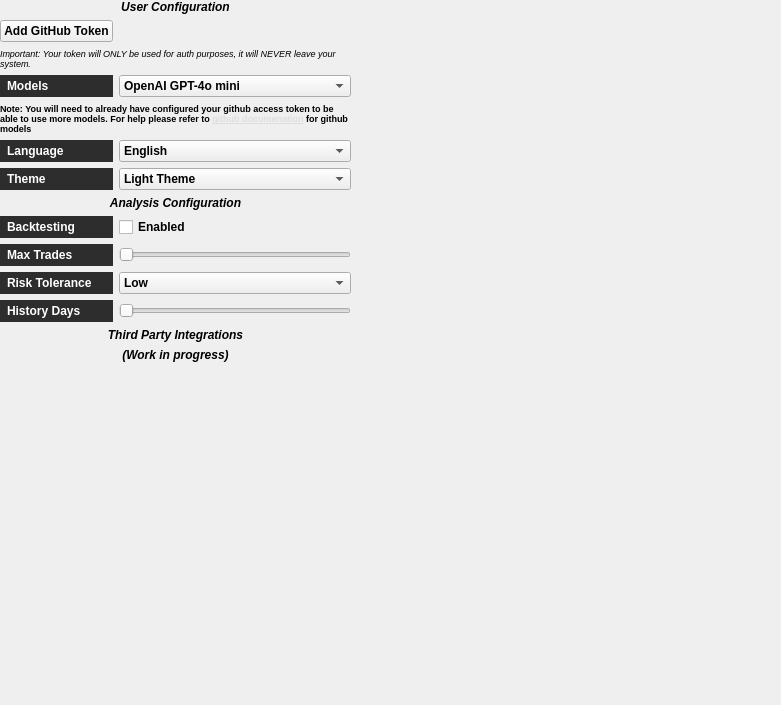
<?xml version="1.0" encoding="UTF-8"?>
<ui version="4.0">
 <class>Form</class>
 <widget class="QWidget" name="Form">
  <property name="geometry">
   <rect>
    <x>0</x>
    <y>0</y>
    <width>781</width>
    <height>705</height>
   </rect>
  </property>
  <property name="font">
   <font>
    <italic>false</italic>
    <bold>true</bold>
    <underline>false</underline>
    <strikeout>false</strikeout>
   </font>
  </property>
  <property name="windowTitle">
   <string>Form</string>
  </property>
  <widget class="QWidget" name="gridLayoutWidget">
   <property name="geometry">
    <rect>
     <x>0</x>
     <y>0</y>
     <width>351</width>
     <height>701</height>
    </rect>
   </property>
   <layout class="QGridLayout" name="gridLayout">
    <item row="20" column="2" colspan="2">
     <widget class="QLabel" name="label_12">
      <property name="font">
       <font>
        <italic>false</italic>
        <bold>true</bold>
        <underline>false</underline>
        <strikeout>false</strikeout>
        <kerning>false</kerning>
       </font>
      </property>
      <property name="text">
       <string>&lt;html&gt;&lt;head/&gt;&lt;body&gt;&lt;p align=&quot;center&quot;&gt;&lt;span style=&quot; font-style:italic;&quot;&gt;Third Party Integrations&lt;/span&gt;&lt;/p&gt;&lt;/body&gt;&lt;/html&gt;</string>
      </property>
      <property name="textFormat">
       <enum>Qt::TextFormat::RichText</enum>
      </property>
     </widget>
    </item>
    <item row="16" column="2">
     <widget class="QLabel" name="label_9">
      <property name="styleSheet">
       <string notr="true">color: #FFFFFF;
background-color: #2D2D2D;
padding: 4px;</string>
      </property>
      <property name="text">
       <string>Max Trades</string>
      </property>
     </widget>
    </item>
    <item row="17" column="2">
     <widget class="QLabel" name="label_10">
      <property name="styleSheet">
       <string notr="true">color: #FFFFFF;
background-color: #2D2D2D;
padding: 4px;</string>
      </property>
      <property name="text">
       <string>Risk Tolerance</string>
      </property>
     </widget>
    </item>
    <item row="7" column="2">
     <widget class="QLabel" name="label_2">
      <property name="styleSheet">
       <string notr="true">color: #FFFFFF;
background-color: #2D2D2D;
padding: 4px;</string>
      </property>
      <property name="text">
       <string>Language</string>
      </property>
     </widget>
    </item>
    <item row="16" column="3">
     <widget class="QSlider" name="Max_Trades">
      <property name="font">
       <font>
        <italic>false</italic>
        <bold>true</bold>
        <underline>false</underline>
        <strikeout>false</strikeout>
       </font>
      </property>
      <property name="toolTip">
       <string>Max trades the user wants to analyze</string>
      </property>
      <property name="minimum">
       <number>1</number>
      </property>
      <property name="maximum">
       <number>100</number>
      </property>
      <property name="orientation">
       <enum>Qt::Orientation::Horizontal</enum>
      </property>
      <property name="invertedAppearance">
       <bool>false</bool>
      </property>
      <property name="tickPosition">
       <enum>QSlider::TickPosition::NoTicks</enum>
      </property>
     </widget>
    </item>
    <item row="1" column="2" colspan="2">
     <widget class="QLabel" name="label_7">
      <property name="font">
       <font>
        <italic>false</italic>
        <bold>true</bold>
        <underline>false</underline>
        <strikeout>false</strikeout>
        <kerning>false</kerning>
       </font>
      </property>
      <property name="text">
       <string>&lt;html&gt;&lt;head/&gt;&lt;body&gt;&lt;p align=&quot;center&quot;&gt;&lt;span style=&quot; font-style:italic;&quot;&gt;User Configuration&lt;/span&gt;&lt;/p&gt;&lt;/body&gt;&lt;/html&gt;</string>
      </property>
      <property name="textFormat">
       <enum>Qt::TextFormat::RichText</enum>
      </property>
     </widget>
    </item>
    <item row="13" column="2" colspan="2">
     <widget class="QLabel" name="label_6">
      <property name="font">
       <font>
        <italic>false</italic>
        <bold>true</bold>
        <underline>false</underline>
        <strikeout>false</strikeout>
        <kerning>false</kerning>
       </font>
      </property>
      <property name="text">
       <string>&lt;html&gt;&lt;head/&gt;&lt;body&gt;&lt;p align=&quot;center&quot;&gt;&lt;span style=&quot; font-style:italic;&quot;&gt;Analysis Configuration&lt;/span&gt;&lt;/p&gt;&lt;/body&gt;&lt;/html&gt;</string>
      </property>
      <property name="textFormat">
       <enum>Qt::TextFormat::RichText</enum>
      </property>
     </widget>
    </item>
    <item row="4" column="2">
     <widget class="QLabel" name="label">
      <property name="font">
       <font>
        <italic>false</italic>
        <bold>true</bold>
        <underline>false</underline>
        <strikeout>false</strikeout>
       </font>
      </property>
      <property name="mouseTracking">
       <bool>false</bool>
      </property>
      <property name="styleSheet">
       <string notr="true">color: #FFFFFF;
background-color: #2D2D2D;
padding: 4px;</string>
      </property>
      <property name="text">
       <string>Models</string>
      </property>
     </widget>
    </item>
    <item row="15" column="2">
     <widget class="QLabel" name="label_8">
      <property name="styleSheet">
       <string notr="true">color: #FFFFFF;
background-color: #2D2D2D;
padding: 4px;</string>
      </property>
      <property name="text">
       <string>Backtesting</string>
      </property>
     </widget>
    </item>
    <item row="3" column="2" colspan="2">
     <widget class="QLabel" name="label_4">
      <property name="font">
       <font>
        <italic>false</italic>
        <underline>false</underline>
        <strikeout>false</strikeout>
        <fontweight>Light</fontweight>
       </font>
      </property>
      <property name="text">
       <string>&lt;html&gt;&lt;head/&gt;&lt;body&gt;&lt;p&gt;&lt;span style=&quot; font-size:7pt; font-weight:400; font-style:italic;&quot;&gt;Important: Your token will ONLY be used for auth purposes, it will NEVER leave your system.&lt;/span&gt;&lt;/p&gt;&lt;/body&gt;&lt;/html&gt;</string>
      </property>
      <property name="textFormat">
       <enum>Qt::TextFormat::RichText</enum>
      </property>
      <property name="wordWrap">
       <bool>true</bool>
      </property>
     </widget>
    </item>
    <item row="18" column="3">
     <widget class="QSlider" name="Max_Trades_2">
      <property name="minimum">
       <number>1</number>
      </property>
      <property name="maximum">
       <number>365</number>
      </property>
      <property name="orientation">
       <enum>Qt::Orientation::Horizontal</enum>
      </property>
     </widget>
    </item>
    <item row="18" column="2">
     <widget class="QLabel" name="label_11">
      <property name="styleSheet">
       <string notr="true">color: #FFFFFF;
background-color: #2D2D2D;
padding: 4px;</string>
      </property>
      <property name="text">
       <string>History Days</string>
      </property>
     </widget>
    </item>
    <item row="15" column="3">
     <widget class="QCheckBox" name="checkBox">
      <property name="text">
       <string>Enabled</string>
      </property>
      <property name="checked">
       <bool>false</bool>
      </property>
     </widget>
    </item>
    <item row="9" column="3">
     <widget class="QComboBox" name="comboBox_3">
      <item>
       <property name="text">
        <string>Light Theme</string>
       </property>
      </item>
      <item>
       <property name="text">
        <string>Night Theme</string>
       </property>
      </item>
     </widget>
    </item>
    <item row="21" column="2" colspan="2">
     <widget class="QLabel" name="label_13">
      <property name="font">
       <font>
        <italic>false</italic>
        <underline>false</underline>
        <strikeout>false</strikeout>
        <fontweight>Light</fontweight>
       </font>
      </property>
      <property name="text">
       <string>&lt;html&gt;&lt;head/&gt;&lt;body&gt;&lt;p align=&quot;center&quot;&gt;&lt;span style=&quot; font-style:italic;&quot;&gt;(Work in progress)&lt;/span&gt;&lt;/p&gt;&lt;/body&gt;&lt;/html&gt;</string>
      </property>
     </widget>
    </item>
    <item row="9" column="2">
     <widget class="QLabel" name="label_5">
      <property name="styleSheet">
       <string notr="true">color: #FFFFFF;
background-color: #2D2D2D;
padding: 4px;</string>
      </property>
      <property name="text">
       <string>Theme</string>
      </property>
     </widget>
    </item>
    <item row="6" column="2" colspan="2">
     <widget class="QLabel" name="label_3">
      <property name="font">
       <font>
        <italic>false</italic>
        <underline>false</underline>
        <strikeout>false</strikeout>
        <stylestrategy>PreferDefault</stylestrategy>
        <fontweight>Light</fontweight>
       </font>
      </property>
      <property name="frameShadow">
       <enum>QFrame::Shadow::Plain</enum>
      </property>
      <property name="text">
       <string>&lt;html&gt;&lt;head/&gt;&lt;body&gt;&lt;p&gt;&lt;span style=&quot; font-size:7pt;&quot;&gt;Note: You will need to already have configured your github access token to be able to use more models. For help please refer to &lt;/span&gt;&lt;a href=&quot;https://docs.github.com/en/github-models/prototyping-with-ai-models#experimenting-with-ai-models-in-the-playground&quot;&gt;&lt;span style=&quot; font-size:7pt; text-decoration: underline; color:#dfdedc;&quot;&gt;github documenation&lt;/span&gt;&lt;/a&gt;&lt;span style=&quot; font-size:7pt;&quot;&gt; for github models&lt;/span&gt;&lt;/p&gt;&lt;/body&gt;&lt;/html&gt;</string>
      </property>
      <property name="textFormat">
       <enum>Qt::TextFormat::RichText</enum>
      </property>
      <property name="scaledContents">
       <bool>false</bool>
      </property>
      <property name="wordWrap">
       <bool>true</bool>
      </property>
     </widget>
    </item>
    <item row="2" column="3">
     <widget class="QLabel" name="label_14">
      <property name="text">
       <string/>
      </property>
     </widget>
    </item>
    <item row="17" column="3">
     <widget class="QComboBox" name="comboBox_4">
      <property name="editable">
       <bool>false</bool>
      </property>
      <item>
       <property name="text">
        <string>Low</string>
       </property>
      </item>
      <item>
       <property name="text">
        <string>High</string>
       </property>
      </item>
      <item>
       <property name="text">
        <string>Moderate</string>
       </property>
      </item>
     </widget>
    </item>
    <item row="22" column="2">
     <spacer name="verticalSpacer">
      <property name="orientation">
       <enum>Qt::Orientation::Vertical</enum>
      </property>
      <property name="sizeType">
       <enum>QSizePolicy::Policy::MinimumExpanding</enum>
      </property>
      <property name="sizeHint" stdset="0">
       <size>
        <width>20</width>
        <height>40</height>
       </size>
      </property>
     </spacer>
    </item>
    <item row="4" column="3">
     <widget class="QComboBox" name="comboBox">
      <item>
       <property name="text">
        <string>OpenAI GPT-4o mini</string>
       </property>
      </item>
      <item>
       <property name="text">
        <string>OpenAI GPT-4o</string>
       </property>
      </item>
      <item>
       <property name="text">
        <string>OpenAI o1-mini</string>
       </property>
      </item>
      <item>
       <property name="text">
        <string>OpenAI o1-preview</string>
       </property>
      </item>
      <item>
       <property name="text">
        <string>Open AI o1</string>
       </property>
      </item>
      <item>
       <property name="text">
        <string>Open AI o3-mini</string>
       </property>
      </item>
      <item>
       <property name="text">
        <string>DeepSeek-R1</string>
       </property>
      </item>
     </widget>
    </item>
    <item row="7" column="3">
     <widget class="QComboBox" name="comboBox_2">
      <item>
       <property name="text">
        <string>English</string>
       </property>
      </item>
      <item>
       <property name="text">
        <string>Español</string>
       </property>
      </item>
     </widget>
    </item>
    <item row="2" column="2">
     <widget class="QPushButton" name="pushButton">
      <property name="acceptDrops">
       <bool>false</bool>
      </property>
      <property name="text">
       <string>Add GitHub Token</string>
      </property>
      <property name="checkable">
       <bool>false</bool>
      </property>
      <property name="checked">
       <bool>false</bool>
      </property>
     </widget>
    </item>
   </layout>
  </widget>
 </widget>
 <resources/>
 <connections/>
</ui>
